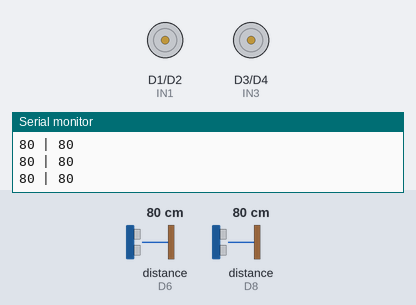
The sketch below on a simulated ESP8266 (NodeMCU). Shown: motor-driver pin pairs drawn as motors (green arrow = first pin HIGH = forward, orange = second pin HIGH = backward, longer = more drive, scaled by the enable pin), the last lines printed to the serial monitor. Wiring (inferred from the names in the program): 2 × ultrasonic range finder: trigger GPIO 3, echo D8 / trigger D7, echo D6. The test bench sets the inputs (shaded band); at power-on: distance to the obstacle (sensors on D6, D8) 80 cm. The echo pulse lasts 58.3 µs per cm.

Above: at 3.8 s.
3.9 s: distance to the obstacle (sensor on D6) set to 11 cm
5.4 s: distance to the obstacle (sensor on D6) set to 8 cm
At 5.68 s:
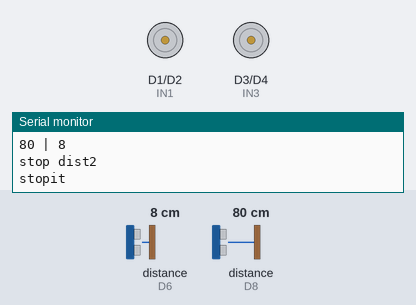
8.4 s: distance to the obstacle (sensor on D8) set to 11 cm
11.4 s: distance to the obstacle (sensor on D8) set to 8 cm
At 12.3 s:
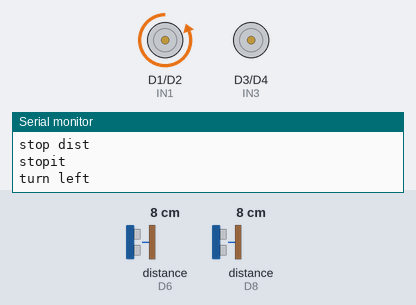
14.4 s: distance to the obstacle (sensor on D8) set to 18 cm
17.4 s: distance to the obstacle (sensor on D8) set to 2 cm
At 17.74 s:
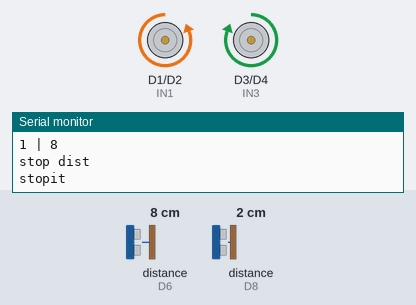
Timing chart, 0 to 21.4 s (numbered marks = the images above; inputs shaded):
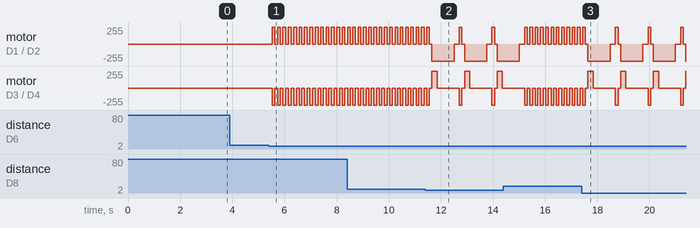

The sketch:

nodebot_remote.ino
```cpp
#include "botfunctions.h"

void setup() {


  Serial.begin(9600);

  pinMode(ENA, OUTPUT);
  pinMode(IN1, OUTPUT);
  pinMode(IN2, OUTPUT);
  pinMode(ENB, OUTPUT);
  pinMode(IN3, OUTPUT);
  pinMode(IN4, OUTPUT);

  pinMode(trigPin, OUTPUT);
  pinMode(echoPin, INPUT);
  pinMode(trigPin2, OUTPUT);
  pinMode(echoPin2, INPUT);


  delay(3000);
  //distance_ticker.attach(0.3, func_distances );
  func_distances();
}


void loop() {

}
```

botfunctions.h
```cpp
int ENA = D0; //4;
int IN1 = D1; //0;
int IN2 = D2; //2;
int IN3 = D3;
int IN4 = D4;
int ENB = D5;

int trigPin2 = 13;
int echoPin2 = 12;
int trigPin = 3;
int echoPin = 15;

int duration;
int distance;
int dist;
int duration2;
int distance2;
int dist2;

int speedleft = 650;
int speeright = 840;

int func_distance1() {
  digitalWrite(trigPin, LOW);  // Added this line
  delayMicroseconds(2); // Added this line
  digitalWrite(trigPin, HIGH);
  delayMicroseconds(10); // Added this line
  digitalWrite(trigPin, LOW);
  duration = pulseIn(echoPin, HIGH);
  distance = (duration/2) / 29.1;

  return distance;

}
int func_distance2() {
  digitalWrite(trigPin2, LOW);  // Added this line
  delayMicroseconds(2); // Added this line
  digitalWrite(trigPin2, HIGH);
  delayMicroseconds(10); // Added this line
  digitalWrite(trigPin2, LOW);
  duration2 = pulseIn(echoPin2, HIGH);
  distance2 = (duration2/2) / 29.1;
  return distance2;

}

void stopit () {
  Serial.println( "stopit" );
  digitalWrite ( ENA , LOW );
  digitalWrite ( ENB , LOW );
  digitalWrite ( IN1 , LOW );
  digitalWrite ( IN2 , LOW );
  digitalWrite ( IN3 , LOW );
  digitalWrite ( IN4 , LOW );

}

void forward () {
  analogWrite( ENA , speedleft );
  analogWrite( ENB , speeright );
  digitalWrite ( IN1 , HIGH );
  digitalWrite ( IN2 , LOW );
  digitalWrite ( IN3 , LOW );
  digitalWrite ( IN4 , HIGH );

}


void backward () {
  analogWrite( ENA , speedleft );
  analogWrite( ENB , speeright );
  digitalWrite ( IN1 , LOW );
  digitalWrite ( IN2 , HIGH );
  digitalWrite ( IN3 , HIGH );
  digitalWrite ( IN4 , LOW );

}

void turnaroundleft() {
  //delay(1000);
  //stopit();
  Serial.println( "turn left" );
  analogWrite( ENA , speedleft );
  digitalWrite( ENB , LOW );
  digitalWrite ( IN1 , LOW );
  digitalWrite ( IN2 , HIGH );
  digitalWrite ( IN3 , LOW );
  digitalWrite ( IN4 , LOW );
  delay(650);
  stopit();

}

void turnaroundright() {

  digitalWrite( ENA , LOW );
  analogWrite( ENB , speeright );
  digitalWrite ( IN1 , LOW );
  digitalWrite ( IN2 , LOW );
  digitalWrite ( IN3 , HIGH );
  digitalWrite ( IN4 , LOW );
  delay(650);
  stopit();

}


void func_distances() {
  dist = func_distance1();
  dist2 = func_distance2();
  Serial.print( dist );
  Serial.print( " | " );
  Serial.println( dist2 );
  if ( dist < 10 ) {

    Serial.println( "stop dist" );
    stopit();
    delay(100);
    backward();
    delay(200);

    turnaroundleft();
    delay(200);
    forward();
    delay( 100 );
    func_distances();

    //forward();
  } else if ( dist2 < 10 ) {

    Serial.println( "stop dist2" );
    stopit();
    delay(100);
    forward();
    //delay(100);
    //turnaroundright();

    //forward();
    delay( 100 );
    func_distances();
  } else {
    delay( 50 );
    func_distances();

  }

}
```

Measured:
- the behaviour switches between 10 and 9 cm on distance to the obstacle (sensor on D6) (found by bisection; images 0 and 1)
- the behaviour switches between 10 and 9 cm on distance to the obstacle (sensor on D8) (found by bisection; images 1 and 2)
- after the input at 5.4 s, motor on D1 (IN1) / D2 (IN2): alternates forward 255/255 for 0.11 s and stopped for 0.10 s, starting after 0.13 s; motor on D3 (IN3) / D4 (IN4): alternates backward 255/255 for 0.11 s and stopped for 0.10 s, starting after 0.13 s
